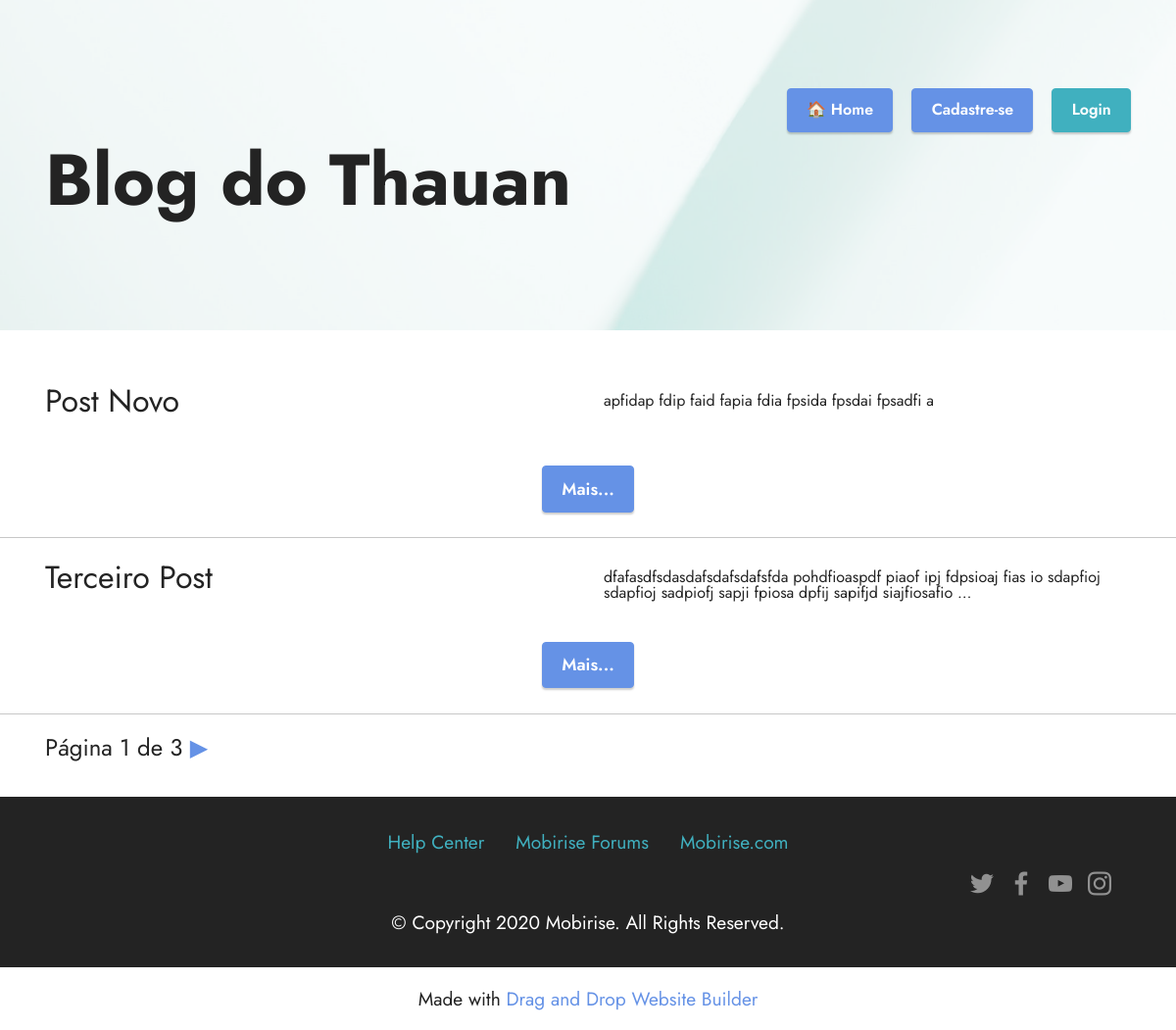
The app's page /listar/ with its own data.
### core/models.py (models this page shows, shortened)
class Post(models.Model):
    objects = models.Manager()
    publicados = PublicadosManager()
    STATUS_CHOICES = (
        ('rascunho', 'Rascunho'),
        ('publicado', 'Publicado'),
    )
    titulo = models.CharField(max_length=70)
    slug = models.SlugField(max_length=70)
    corpo = models.TextField()
    status = models.CharField(max_length=9, choices=STATUS_CHOICES, default='rascunho')
    criado = models.DateTimeField(auto_now_add=True)
    publicado = models.DateTimeField(auto_now=True)
    autor = models.ForeignKey(User, on_delete=models.CASCADE, related_name='posts_autor')
    imagem = StdImageField('Imagem', upload_to='posts',
                           variations={'thumb': {
                                                    'width': 438,
                                                    'height': 438,
                                                    'crop':True
                                                }
                                       },
                           blank=True, null=True
                           )
    class Meta:
        verbose_name = 'Post'
        verbose_name_plural = 'Posts'
        ordering = ('-publicado',)

### core/views.py (the view)
# urls.py: path('listar/', views.ListarPostsListView.as_view(), name='listar_posts'),
class ListarPostsListView(ListView):
    context_object_name = 'posts'
    template_name = 'blog/post/listarposts.html'
    queryset = Post.publicados.all()
    paginate_by = 2

### core/templates/blog/post/listarposts.html (shortened to what this page needs)
{% extends "base.html" %}
{% block conteudo %}
<section data-bs-version="5.1" class="content10 cid-tzVgp39K95" id="content10-1">
    {% for p in posts %}
    <div class="container">
        <div class="row justify-content-center">
            <div class="col-12 col-md">
                <h6 class="mbr-section-subtitle mbr-fonts-style mb-4 display-5">
                    {{ p.titulo }}
                </h6>
            </div>
            <div class="col-md-12 col-lg-6">
                <p class="mbr-text mbr-fonts-style display-7">
                    {{ p.corpo|truncatewords:15|linebreaks }}
                </p>
            </div>
        </div>
        <div class="container">
            <div class="row justify-content-center">
                <div class="col-md-12 col-lg-10">
                    <div class="mbr-section-btn align-center">
                        <a class="btn btn-primary display-4"
                           href="{% url 'detalhe_post' p.publicado.year p.publicado.month p.publicado.day p.slug %}">Mais...</a>
                    </div>
                </div>
            </div>
        </div>
    </div>
    <hr>
    {% endfor %}
    {% include "includes/paginacao.html" with page=page_obj %}
</section>
{% endblock %}

### core/templates/base.html (shortened to what this page needs)
{% load static %}
<!DOCTYPE html>
<html lang="pt-br" >
<head>
  <link rel="stylesheet" href="{% static 'assets/bootstrap/css/bootstrap.min.css' %}">
  <link rel="stylesheet" href="{% static 'assets/bootstrap/css/bootstrap-grid.min.css' %}">
  <link rel="stylesheet" href="{% static 'assets/bootstrap/css/bootstrap-reboot.min.css' %}">
  <link rel="stylesheet" href="{% static 'assets/parallax/jarallax.css' %}">
  <link rel="stylesheet" href="{% static 'assets/socicon/css/styles.css' %}">
  <link rel="stylesheet" href="{% static 'assets/theme/css/style.css' %}">
  <link rel="preload" as="style" href="{% static 'assets/mobirise/css/mbr-additional.css' %}"><link rel="stylesheet" href="{% static 'assets/mobirise/css/mbr-additional.css' %}" type="text/css">
</head>
<body>
{% include 'includes/header.html' %}
{% block conteudo %}
{% endblock %}
<section data-bs-version="5.1" class="footer3 cid-tzVhiXjqVu" once="footers" id="footer3-3">
    <div class="container">
        <div class="media-container-row align-center mbr-white">
            <div class="row row-links">
                <ul class="foot-menu">
                <li class="foot-menu-item mbr-fonts-style display-7"><a href="" class="text-success">Help Center</a></li><li class="foot-menu-item mbr-fonts-style display-7"><a href="" class="text-success">Mobirise Forums</a></li><li class="foot-menu-item mbr-fonts-style display-7"><a href="" class="text-success">Mobirise.com</a></li></ul>
            </div>
            <div class="row social-row">
                <div class="social-list align-right pb-2">
                <div class="soc-item">
                        <a href="https://twitter.com/mobirise" target="_blank">
                            <span class="socicon-twitter socicon mbr-iconfont mbr-iconfont-social"></span>
                        </a>
                    </div><div class="soc-item">
                        <a href="https://www.facebook.com/pages/Mobirise/1616226671953247" target="_blank">
                            <span class="socicon-facebook socicon mbr-iconfont mbr-iconfont-social"></span>
                        </a>
                    </div><div class="soc-item">
                        <a href="https://www.youtube.com/c/mobirise" target="_blank">
                            <span class="socicon-youtube socicon mbr-iconfont mbr-iconfont-social"></span>
                        </a>
                    </div><div class="soc-item">
                        <a href="https://instagram.com/mobirise" target="_blank">
                            <span class="mbr-iconfont mbr-iconfont-social socicon-instagram socicon"></span>
                        </a>
                    </div></div>
            </div>
            <div class="row row-copirayt">
                <p class="mbr-text mb-0 mbr-fonts-style mbr-white align-center display-7">
                    © Copyright 2020 Mobirise. All Rights Reserved.
                </p>
            </div>
        </div>
    </div>
</section><section class="display-7" style="padding: 0;align-items: center;justify-content: center;flex-wrap: wrap;    align-content: center;display: flex;position: relative;height: 4rem;"><a href="https://mobiri.se/645118" style="flex: 1 1;height: 4rem;position: absolute;width: 100%;z-index: 1;"><img alt="" style="height: 4rem;"></a><p style="margin: 0;text-align: center;" class="display-7"></p><a style="z-index:1" href="https://mobirise.com/drag-drop-website-builder.html">Drag and Drop Website Builder</a></section>
</body>
</html>

### core/templates/includes/header.html
  <section data-bs-version="5.1" class="header2 cid-tzVgfOnXBf mbr-parallax-background" id="header2-0">
    <div class="mbr-overlay" style="opacity: 0.8; background-color: rgb(255, 255, 255);"></div>
    <div class="container">
        <div class="mbr-section-btn align-right ">
                        <a class="btn btn-primary display-6"
                           href="/">&#x1F3E0; Home</a>
            {% if user.is_anonymous %}
                <a href="{% url 'cadusuario' %}" class="btn btn-primary">Cadastre-se</a>
                <a href="{% url 'loginuser' %}" class="btn btn-success">Login</a>
            {% else %}
                    Usuário: <strong>{{ user.username }}</strong>
                    <a href="{% url 'logoutuser' %}" class="btn btn-danger">Logout</a>
            {% endif %}
        </div>
        <div class="row">
            <div class="col-12 col-lg-7">
                <h1 class="mbr-section-title mbr-fonts-style mb-4 display-1"><strong>Blog do Thauan</strong></h1>
            </div>
            <div class="col-12 col-lg-2">
            </div>
        </div>
    </div>
</section>

### core/templates/includes/paginacao.html (shortened to what this page needs)
<div style="font-size: 1.5rem" class="container" id="paginator">
  <span>
    <span>
      Página {{ page.number }} de {{ page.paginator.num_pages }}
    </span>
    {% if page.has_next %}
       <a href="?page={{ page.next_page_number }}"> &#9654;</a>
    {% endif %}
  </span>
</div>

### core/static/assets/theme/css/style.css (style rules this page uses)
section { background-color: #ffffff; }
body { font-style: normal; line-height: 1.5; font-weight: 400; color: #232323; position: relative; }
section, .container, .container-fluid { position: relative; word-wrap: break-word; }
a { font-style: normal; font-weight: 400; cursor: pointer; }
a, a:hover { text-decoration: none; }
.mbr-section-title { font-style: normal; line-height: 1.3; }
.mbr-section-subtitle { line-height: 1.3; }
.mbr-text { font-style: normal; line-height: 1.7; }
h1, h2, h3, h4, h5, h6, .display-1, .display-2, .display-4, .display-5, .display-7, span, p, a { line-height: 1; word-break: break-word; word-wrap: break-word; font-weight: 400; }
b, strong { font-weight: bold; }
section { background-position: 50% 50%; background-repeat: no-repeat; background-size: cover; }
.mbr-white { color: #ffffff; }
.align-center { text-align: center; }
.align-right { text-align: right; }
.media-container-row { display: flex; flex-direction: row; flex-wrap: wrap; justify-content: center; align-content: center; align-items: start; }
@media (min-width: 992px) { .media-container-row { flex-wrap: nowrap; } }
img, iframe { display: block; width: 100%; }
.mbr-section-btn { margin-left: -0.6rem; margin-right: -0.6rem; font-size: 0; }
.btn { font-weight: 600; border-width: 1px; font-style: normal; margin: 0.6rem 0.6rem; white-space: normal; transition: all 0.2s ease-in-out; display: inline-flex; align-items: center; justify-content: center; word-break: break-word; }
.row { display: -webkit-flex; -webkit-flex-wrap: wrap; }
.justify-content-center { -webkit-justify-content: center; }
html, body { height: auto; min-height: 100vh; }
.mbr-overlay { background-color: #000; bottom: 0; left: 0; opacity: 0.5; position: absolute; right: 0; top: 0; z-index: 0; pointer-events: none; }
ul, ol, pre, blockquote { margin-bottom: 2.3125rem; }
.mb-4 { margin-bottom: 2rem !important; }
@media (min-width: 992px) { .container { padding-left: 16px; padding-right: 16px; } }
@media (min-width: 992px) { .row { margin-left: -16px; margin-right: -16px; } }
@media (min-width: 992px) { .row > [class*=col] { padding-left: 16px; padding-right: 16px; } }

### records on screen
Post: titulo "Post Novo", corpo "apfidap fdip faid fapia fdia fpsida fpsdai fpsadfi a"
Post: titulo "Terceiro Post", corpo "dfafasdfsdasdafsdafsdafsfda pohdfioaspdf piaof ipj fdpsioaj fias io sdapfioj sdapfioj sadpiofj sapji fpiosa dpfij sapifjd siajfiosafio …"

### other values on screen
{{ page.number }} "1"
{{ page.paginator.num_pages }} "3"
